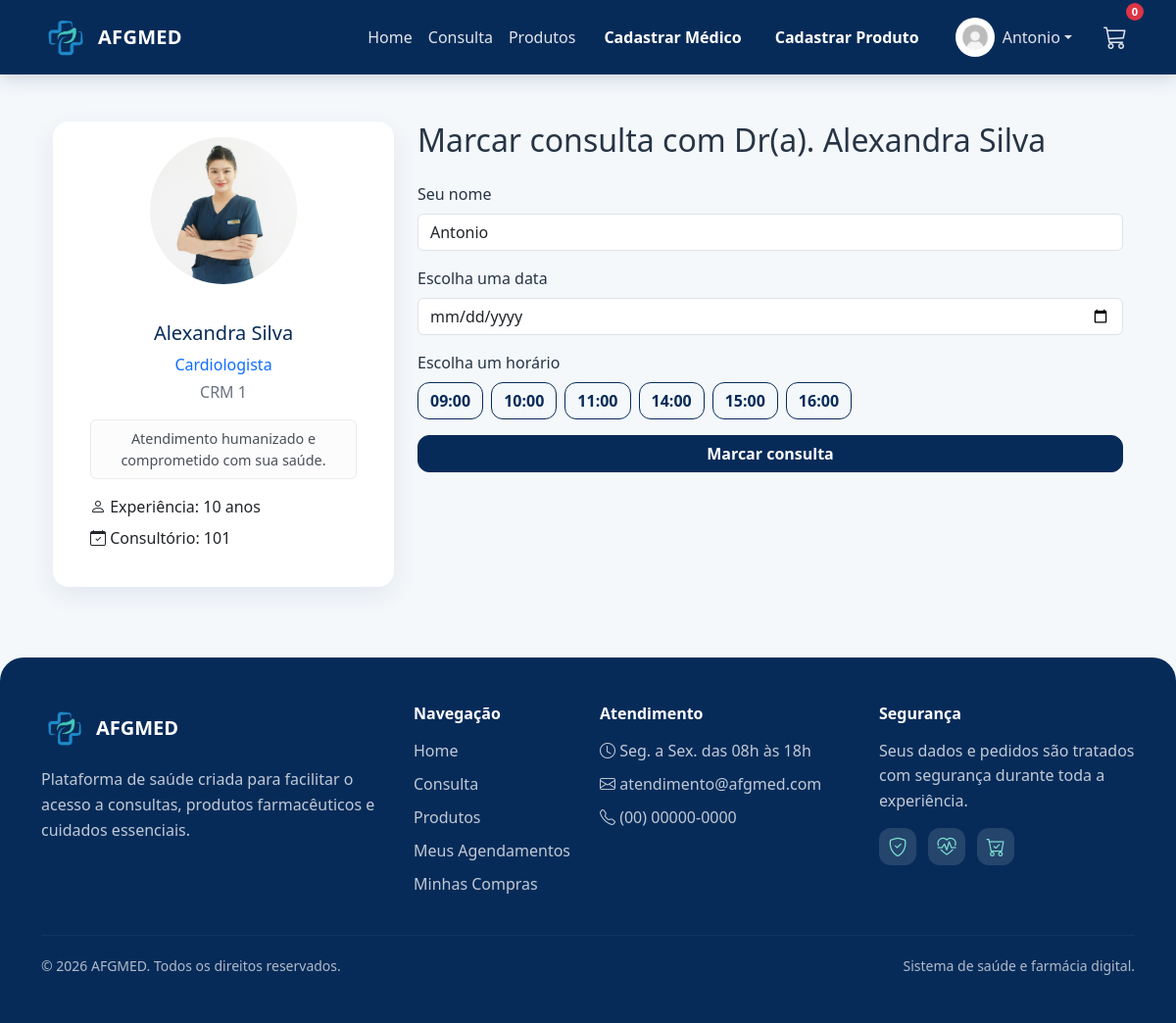
Screenshot of /consultas/1 (signed in) with the database file from the repository.
### projetoafgmed/models.py (models this page shows)
class Usuario(database.Model, UserMixin):
    id = database.Column(database.Integer, primary_key=True)
    nome = database.Column(database.String, nullable=False)
    sobrenome = database.Column(database.String, nullable=False)
    email = database.Column(database.String, nullable=False, unique=True)
    senha = database.Column(database.String, nullable=False)
    foto = database.Column(database.String(200), nullable=True, default="usuario_padrao.jpg")
    is_admin = database.Column(database.Boolean, default=False)
    is_medico = database.Column(database.Boolean, default=False, nullable=False)
    id_medico = database.Column(database.Integer, database.ForeignKey("medico.id"), nullable=True)
    perfil = database.relationship("PerfilUsuario", backref="usuario", uselist=False)
    carrinho = database.relationship("Carrinho", backref="usuario", uselist=False)
    consultas = database.relationship("Consulta", backref="usuario", lazy=True)
    pedidos = database.relationship("Pedido", backref="usuario", lazy=True)
    medico = database.relationship(
        "Medico",
        backref=database.backref("usuario_acesso", uselist=False),
        foreign_keys=[id_medico]
    )

class Medico(database.Model):
    id = database.Column(database.Integer, primary_key=True)
    nome = database.Column(database.String, nullable=False)
    sobrenome = database.Column(database.String, nullable=False, default="AFGMED")
    especialidade = database.Column(database.String, nullable=False)
    email = database.Column(database.String)
    telefone = database.Column(database.String)
    foto = database.Column(database.String, default="default.jpg")
    data_criacao = database.Column(database.DateTime, nullable=False, default=datetime.utcnow)

### projetoafgmed/routes.py (the view, shortened to what this page needs)
@app.route("/consultas/<int:medico_id>", methods=["GET", "POST"])
@login_required
def consultas(medico_id):
    if getattr(current_user, "is_medico", False) and not getattr(current_user, "is_admin", False):
        flash("Usuários médicos não podem marcar consultas como pacientes.", "warning")
        return redirect(url_for("medicos"))
    medico = Medico.query.get_or_404(medico_id)
    horarios = ["09:00", "10:00", "11:00", "14:00", "15:00", "16:00"]
    consultas_marcadas = Consulta.query.filter_by(medico_id=medico.id).all()
    return render_template(
        "consultas.html",
        medico=medico,
        horarios=horarios,
        consultas=consultas_marcadas
    )

### projetoafgmed/models.py (called while the page is built)
@login_manager.user_loader
def load_usuario(id_usuario):
    return Usuario.query.get(int(id_usuario))

### projetoafgmed/routes.py (called while the page is built, shortened)
@app.context_processor
def carrinho_global():
    if current_user.is_authenticated:
        carrinho = Carrinho.query.filter_by(
            id_usuario=current_user.id,
            status="ativo"
        ).first()
        itens = carrinho.itens if carrinho else []
        total = sum(item.quantidade * item.preco_unitario for item in itens)
        quantidade = sum(item.quantidade for item in itens)
        return {
            "carrinho": carrinho,
            "itens_carrinho": itens,
            "total_carrinho": total,
            "quantidade_carrinho": quantidade
        }

### projetoafgmed/templates/consultas.html (shortened to what this page needs)
{% extends 'base.html' %}
{% block content %}
<div class="container mt-5">
    <div class="row">
        <div class="col-md-4 mb-4">
            <div class="card shadow-sm rounded-4 text-center p-3">
                <img src="{{ url_for('static', filename='fotos_medicos/' ~ medico.foto) }}"
                     class="rounded-circle mx-auto"
                     style="width:150px; height:150px; object-fit:cover;"
                     alt="{{ medico.nome }} {{ medico.sobrenome }}">
                <div class="card-body">
                    <h5 class="card-title mt-3">
                        {{ medico.nome }} {{ medico.sobrenome }}
                    </h5>
                    <p class="text-primary mb-1">{{ medico.especialidade }}</p>
                    <p class="text-muted">CRM {{ medico.id }}</p>
                    <div class="alert alert-light mt-3 py-2" role="alert" style="font-size:0.9rem;">
                        Atendimento humanizado e comprometido com sua saúde.
                    </div>
                    <ul class="list-unstyled mt-3 mb-0 text-start">
                        <li class="mb-2">
                            <i class="bi bi-person"></i>
                            Experiência: 10 anos
                        </li>
                        <li>
                            <i class="bi bi-calendar-check"></i>
                            Consultório: 101
                        </li>
                    </ul>
                </div>
            </div>
        </div>
        <div class="col-md-8">
            <h2 class="mb-4">
                Marcar consulta com Dr(a). {{ medico.nome }} {{ medico.sobrenome }}
            </h2>
            <form method="POST" id="form_consulta">
                <div class="mb-3">
                    <label class="form-label">Seu nome</label>
                    <input type="text" class="form-control" value="{{ current_user.nome }}" readonly>
                </div>
                <div class="mb-3">
                    <label class="form-label">Escolha uma data</label>
                    <input type="date"
                           class="form-control"
                           id="data_consulta"
                           name="data_consulta"
                           required>
                </div>
                <div class="mb-3">
                    <label class="form-label">Escolha um horário</label>
                    <div class="d-flex flex-wrap gap-2" id="horarios_container">
                        {% for h in horarios %}
                            <button type="button" class="btn btn-outline-primary horario-btn">
                                {{ h }}
                            </button>
                        {% endfor %}
                    </div>
                </div>
                <button type="submit" class="btn btn-primary w-100">
                    Marcar consulta
                </button>
            </form>
        </div>
    </div>
</div>
{% endblock %}

### projetoafgmed/templates/base.html (shortened to what this page needs)
<!DOCTYPE html>
<html lang="pt-br">
<head>
    <link href="https://cdn.jsdelivr.net/npm/bootstrap@5.3.8/dist/css/bootstrap.min.css" rel="stylesheet">
    <link rel="stylesheet" href="https://cdn.jsdelivr.net/npm/bootstrap-icons@1.11.3/font/bootstrap-icons.css">
    <link rel="stylesheet" href="{{ url_for('static', filename='css/style.css') }}">
</head>
<body>
<nav class="navbar navbar-expand-lg navbar-dark bg-dark">
    <div class="container">
        <a class="navbar-brand d-flex align-items-center" href="{{ url_for('homepage') }}">
            <img src="{{ url_for('static', filename='imagens/logo.jpg') }}" alt="Logo" width="50" class="me-2">
            AFGMED
        </a>
        <div class="collapse navbar-collapse" id="navbarNav">
            <ul class="navbar-nav ms-auto align-items-lg-center">
                <li class="nav-item">
                    <a class="nav-link" href="{{ url_for('homepage') }}">Home</a>
                </li>
                {% if current_user.is_authenticated and current_user.is_medico and not current_user.is_admin %}
                    <li class="nav-item">
                        <a class="nav-link" href="{{ url_for('medicos') }}">Minhas Consultas</a>
                    </li>
                {% else %}
                    <li class="nav-item">
                        <a class="nav-link" href="{{ url_for('medicos') }}">Consulta</a>
                    </li>
                {% endif %}
                <li class="nav-item">
                    <a class="nav-link" href="{{ url_for('produtos') }}">Produtos</a>
                </li>
                {% if current_user.is_authenticated and current_user.is_admin %}
                    <li class="nav-item ms-lg-2">
                        <a class="btn btn-primary" href="{{ url_for('cadastro_medico') }}">
                            Cadastrar Médico
                        </a>
                    </li>
                    <li class="nav-item ms-lg-2">
                        <a class="btn btn-primary" href="{{ url_for('cadastro_produto') }}">
                            Cadastrar Produto
                        </a>
                    </li>
                {% endif %}
            </ul>
            <ul class="navbar-nav ms-lg-3 align-items-lg-center">
                {% if current_user.is_authenticated %}
                    <li class="nav-item dropdown me-lg-3">
                        <a class="nav-link dropdown-toggle d-flex align-items-center"
                           href="#"
                           id="perfilDropdown"
                           role="button"
                           data-bs-toggle="dropdown"
                           aria-expanded="false">
                            <img src="{{ url_for('static', filename='fotos_perfil/' + (current_user.foto or 'usuario_padrao.jpg')) }}"
                                 alt="Perfil"
                                 class="rounded-circle"
                                 style="width:40px; height:40px; object-fit:cover;">
                            <span class="ms-2">{{ current_user.nome }}</span>
                        </a>
                    </li>
                    {% if not current_user.is_medico or current_user.is_admin %}
                        <li class="nav-item position-relative d-none d-lg-block">
                            <a class="nav-link"
                               href="#"
                               data-bs-toggle="offcanvas"
                               data-bs-target="#carrinhoLateral"
                               aria-controls="carrinhoLateral">
                                <i class="bi bi-cart3" style="font-size: 1.5rem;"></i>
                                {% if carrinho %}
                                    <span class="badge bg-danger badge-carrinho position-absolute top-0 start-100 translate-middle">
                                        {{ quantidade_carrinho }}
                                    </span>
                                {% endif %}
                            </a>
                        </li>
                    {% endif %}
                {% endif %}
            </ul>
        </div>
    </div>
</nav>
<main class="container mt-5">
    {% block content %}{% endblock %}
</main>
<footer class="footer-afg mt-5">
    <div class="container py-5">
        <div class="row g-4">
            <div class="col-md-4">
                <div class="d-flex align-items-center mb-3">
                    <img src="{{ url_for('static', filename='imagens/logo.jpg') }}" alt="Logo AFGMED" width="48" class="footer-logo me-2">
                    <h5 class="mb-0 fw-bold">AFGMED</h5>
                </div>
                <p class="footer-text">
                    Plataforma de saúde criada para facilitar o acesso a consultas,
                    produtos farmacêuticos e cuidados essenciais.
                </p>
            </div>
            <div class="col-md-2">
                <h6 class="footer-title">Navegação</h6>
                <ul class="footer-links">
                    <li><a href="{{ url_for('homepage') }}">Home</a></li>
                    {% if current_user.is_authenticated and current_user.is_medico and not current_user.is_admin %}
                        <li><a href="{{ url_for('medicos') }}">Minhas Consultas</a></li>
                    {% else %}
                        <li><a href="{{ url_for('medicos') }}">Consulta</a></li>
                    {% endif %}
                    <li><a href="{{ url_for('produtos') }}">Produtos</a></li>
                    {% if current_user.is_authenticated %}
                        {% if current_user.is_medico and not current_user.is_admin %}
                            <li><a href="{{ url_for('medicos') }}">Minhas Consultas</a></li>
                        {% else %}
                            <li><a href="{{ url_for('meus_agendamentos') }}">Meus Agendamentos</a></li>
                            <li><a href="{{ url_for('meus_pedidos') }}">Minhas Compras</a></li>
                        {% endif %}
                    {% endif %}
                </ul>
            </div>
            <div class="col-md-3">
                <h6 class="footer-title">Atendimento</h6>
                <ul class="footer-links">
                    <li><i class="bi bi-clock"></i> Seg. a Sex. das 08h às 18h</li>
                    <li><i class="bi bi-envelope"></i> atendimento@afgmed.com</li>
                    <li><i class="bi bi-telephone"></i> (00) 00000-0000</li>
                </ul>
            </div>
            <div class="col-md-3">
                <h6 class="footer-title">Segurança</h6>
                <p class="footer-text">
                    Seus dados e pedidos são tratados com segurança durante toda a experiência.
                </p>
                <div class="footer-icons">
                    <i class="bi bi-shield-check"></i>
                    <i class="bi bi-heart-pulse"></i>
                    <i class="bi bi-cart-check"></i>
                </div>
            </div>
        </div>
        <hr class="footer-line">
        <div class="d-flex flex-column flex-md-row justify-content-between align-items-center gap-2">
            <small>© 2026 AFGMED. Todos os direitos reservados.</small>
            <small>Sistema de saúde e farmácia digital.</small>
        </div>
    </div>
</footer>
</body>
</html>

### projetoafgmed/static/css/style.css (style rules this page uses)
body { background: #f4f8fb; color: #273444; font-family: 'Segoe UI', Tahoma, Geneva, Verdana, sans-serif; }
.navbar { background: #072B59 !important; box-shadow: 0 4px 18px rgba(7, 43, 89, 0.18); }
.navbar-brand { font-weight: 700; letter-spacing: .3px; }
.navbar-brand img { border-radius: 10px; object-fit: cover; }
.navbar .nav-link { color: rgba(255, 255, 255, .88) !important; font-weight: 500; }
.btn { border-radius: 12px; transition: .2s ease; }
.btn-primary { background-color: #072B59; border-color: #072B59; font-weight: 700; }
.btn-outline-primary { color: #072B59; border-color: #072B59; border-radius: 12px; font-weight: 700; }
.card { border: none; border-radius: 20px; overflow: hidden; transition: .25s ease; box-shadow: 0 8px 24px rgba(7,43,89,.08) !important; }
.card-body { padding: 22px; }
.card-title { color: #072B59; }
.text-muted { color: #6b7280 !important; }
.badge.bg-danger { font-size: 0.7rem; }
.carrinho-mobile-btn .badge, .badge-carrinho { font-size: 0.65rem; min-width: 18px; height: 18px; display: inline-flex; align-items: center; justify-content: center; padding: 0 5px; border-radius: 999px; }
.footer-afg { background: #072B59; color: #ffffff; border-radius: 24px 24px 0 0; }
.footer-logo { border-radius: 10px; object-fit: cover; }
.footer-text { color: rgba(255, 255, 255, 0.75); line-height: 1.6; margin-bottom: 0; }
.footer-title { font-weight: 700; margin-bottom: 15px; color: #ffffff; }
.footer-links { list-style: none; padding: 0; margin: 0; }
.footer-links li { margin-bottom: 10px; color: rgba(255, 255, 255, 0.75); }
.footer-links a { color: rgba(255, 255, 255, 0.75); text-decoration: none; transition: .2s ease; }
.footer-icons { display: flex; gap: 12px; margin-top: 15px; }
.footer-icons i { width: 38px; height: 38px; background: rgba(255, 255, 255, 0.12); color: #7ee0d2; border-radius: 12px; display: grid; place-items: center; font-size: 1.2rem; }
.footer-line { border-color: rgba(255, 255, 255, 0.18); margin: 30px 0 20px; }
.footer-afg small { color: rgba(255, 255, 255, 0.68); }

### rows the page displays
Usuario: foto (picture), nome "Antonio"
Medico: foto (picture), nome "Alexandra", sobrenome "Silva", especialidade "Cardiologista", id "1"

### other values shown
{{ quantidade_carrinho }} "0"
{{ h }} "09:00" "10:00" "11:00" "14:00" "15:00" "16:00"
